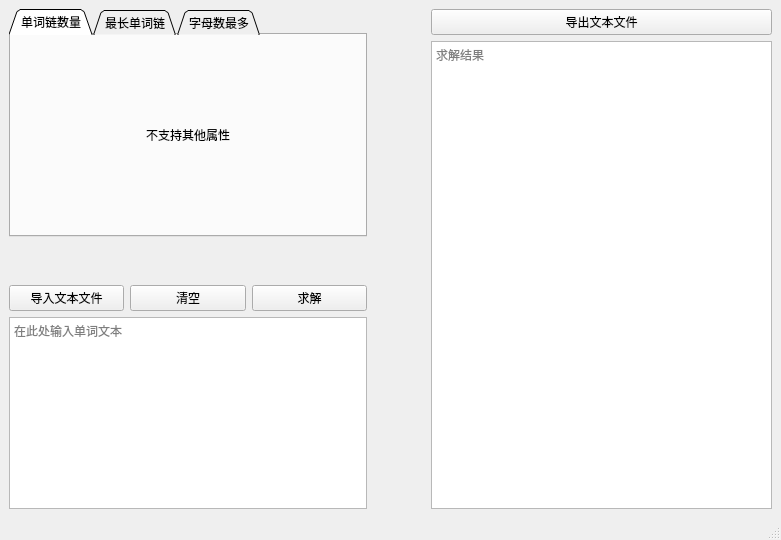
<?xml version="1.0" encoding="UTF-8"?>
<ui version="4.0">
 <class>MainWindow</class>
 <widget class="QMainWindow" name="MainWindow">
  <property name="geometry">
   <rect>
    <x>0</x>
    <y>0</y>
    <width>781</width>
    <height>540</height>
   </rect>
  </property>
  <property name="minimumSize">
   <size>
    <width>781</width>
    <height>540</height>
   </size>
  </property>
  <property name="maximumSize">
   <size>
    <width>915</width>
    <height>672</height>
   </size>
  </property>
  <property name="windowTitle">
   <string>MainWindow</string>
  </property>
  <widget class="QWidget" name="centralwidget">
   <layout class="QGridLayout" name="gridLayout">
    <item row="0" column="0">
     <layout class="QHBoxLayout" name="horizontalLayout_2">
      <item>
       <layout class="QVBoxLayout" name="verticalLayout_6">
        <item>
         <widget class="QTabWidget" name="tabWidget">
          <property name="contextMenuPolicy">
           <enum>Qt::DefaultContextMenu</enum>
          </property>
          <property name="layoutDirection">
           <enum>Qt::LeftToRight</enum>
          </property>
          <property name="tabShape">
           <enum>QTabWidget::Triangular</enum>
          </property>
          <property name="currentIndex">
           <number>0</number>
          </property>
          <widget class="QWidget" name="tab">
           <attribute name="title">
            <string>单词链数量</string>
           </attribute>
           <layout class="QVBoxLayout" name="verticalLayout_4">
            <item>
             <widget class="QLabel" name="label">
              <property name="minimumSize">
               <size>
                <width>336</width>
                <height>0</height>
               </size>
              </property>
              <property name="text">
               <string>不支持其他属性</string>
              </property>
              <property name="textFormat">
               <enum>Qt::AutoText</enum>
              </property>
              <property name="alignment">
               <set>Qt::AlignCenter</set>
              </property>
             </widget>
            </item>
           </layout>
          </widget>
          <widget class="QWidget" name="tab_2">
           <attribute name="title">
            <string>最长单词链</string>
           </attribute>
           <layout class="QVBoxLayout" name="verticalLayout_3">
            <item>
             <widget class="QLabel" name="w_h_label">
              <property name="text">
               <string>首字母限制</string>
              </property>
             </widget>
            </item>
            <item>
             <widget class="QComboBox" name="w_h_box">
              <item>
               <property name="text">
                <string>无</string>
               </property>
              </item>
              <item>
               <property name="text">
                <string>a</string>
               </property>
              </item>
              <item>
               <property name="text">
                <string>b</string>
               </property>
              </item>
              <item>
               <property name="text">
                <string>c</string>
               </property>
              </item>
              <item>
               <property name="text">
                <string>d</string>
               </property>
              </item>
              <item>
               <property name="text">
                <string>e</string>
               </property>
              </item>
              <item>
               <property name="text">
                <string>f</string>
               </property>
              </item>
              <item>
               <property name="text">
                <string>g</string>
               </property>
              </item>
              <item>
               <property name="text">
                <string>h</string>
               </property>
              </item>
              <item>
               <property name="text">
                <string>i</string>
               </property>
              </item>
              <item>
               <property name="text">
                <string>j</string>
               </property>
              </item>
              <item>
               <property name="text">
                <string>k</string>
               </property>
              </item>
              <item>
               <property name="text">
                <string>l</string>
               </property>
              </item>
              <item>
               <property name="text">
                <string>m</string>
               </property>
              </item>
              <item>
               <property name="text">
                <string>n</string>
               </property>
              </item>
              <item>
               <property name="text">
                <string>o</string>
               </property>
              </item>
              <item>
               <property name="text">
                <string>p</string>
               </property>
              </item>
              <item>
               <property name="text">
                <string>q</string>
               </property>
              </item>
              <item>
               <property name="text">
                <string>r</string>
               </property>
              </item>
              <item>
               <property name="text">
                <string>s</string>
               </property>
              </item>
              <item>
               <property name="text">
                <string>t</string>
               </property>
              </item>
              <item>
               <property name="text">
                <string>u</string>
               </property>
              </item>
              <item>
               <property name="text">
                <string>v</string>
               </property>
              </item>
              <item>
               <property name="text">
                <string>w</string>
               </property>
              </item>
              <item>
               <property name="text">
                <string>x</string>
               </property>
              </item>
              <item>
               <property name="text">
                <string>y</string>
               </property>
              </item>
              <item>
               <property name="text">
                <string>z</string>
               </property>
              </item>
             </widget>
            </item>
            <item>
             <widget class="QLabel" name="w_t_label">
              <property name="text">
               <string>尾字母限制</string>
              </property>
             </widget>
            </item>
            <item>
             <widget class="QComboBox" name="w_t_box">
              <item>
               <property name="text">
                <string>无</string>
               </property>
              </item>
              <item>
               <property name="text">
                <string>a</string>
               </property>
              </item>
              <item>
               <property name="text">
                <string>b</string>
               </property>
              </item>
              <item>
               <property name="text">
                <string>c</string>
               </property>
              </item>
              <item>
               <property name="text">
                <string>d</string>
               </property>
              </item>
              <item>
               <property name="text">
                <string>e</string>
               </property>
              </item>
              <item>
               <property name="text">
                <string>f</string>
               </property>
              </item>
              <item>
               <property name="text">
                <string>g</string>
               </property>
              </item>
              <item>
               <property name="text">
                <string>h</string>
               </property>
              </item>
              <item>
               <property name="text">
                <string>i</string>
               </property>
              </item>
              <item>
               <property name="text">
                <string>j</string>
               </property>
              </item>
              <item>
               <property name="text">
                <string>k</string>
               </property>
              </item>
              <item>
               <property name="text">
                <string>l</string>
               </property>
              </item>
              <item>
               <property name="text">
                <string>m</string>
               </property>
              </item>
              <item>
               <property name="text">
                <string>n</string>
               </property>
              </item>
              <item>
               <property name="text">
                <string>o</string>
               </property>
              </item>
              <item>
               <property name="text">
                <string>p</string>
               </property>
              </item>
              <item>
               <property name="text">
                <string>q</string>
               </property>
              </item>
              <item>
               <property name="text">
                <string>r</string>
               </property>
              </item>
              <item>
               <property name="text">
                <string>s</string>
               </property>
              </item>
              <item>
               <property name="text">
                <string>t</string>
               </property>
              </item>
              <item>
               <property name="text">
                <string>u</string>
               </property>
              </item>
              <item>
               <property name="text">
                <string>v</string>
               </property>
              </item>
              <item>
               <property name="text">
                <string>w</string>
               </property>
              </item>
              <item>
               <property name="text">
                <string>x</string>
               </property>
              </item>
              <item>
               <property name="text">
                <string>y</string>
               </property>
              </item>
              <item>
               <property name="text">
                <string>z</string>
               </property>
              </item>
             </widget>
            </item>
            <item>
             <widget class="QLabel" name="w_j_label">
              <property name="text">
               <string>拒绝首字母</string>
              </property>
             </widget>
            </item>
            <item>
             <widget class="QComboBox" name="w_j_box">
              <item>
               <property name="text">
                <string>无</string>
               </property>
              </item>
              <item>
               <property name="text">
                <string>a</string>
               </property>
              </item>
              <item>
               <property name="text">
                <string>b</string>
               </property>
              </item>
              <item>
               <property name="text">
                <string>c</string>
               </property>
              </item>
              <item>
               <property name="text">
                <string>d</string>
               </property>
              </item>
              <item>
               <property name="text">
                <string>e</string>
               </property>
              </item>
              <item>
               <property name="text">
                <string>f</string>
               </property>
              </item>
              <item>
               <property name="text">
                <string>g</string>
               </property>
              </item>
              <item>
               <property name="text">
                <string>h</string>
               </property>
              </item>
              <item>
               <property name="text">
                <string>i</string>
               </property>
              </item>
              <item>
               <property name="text">
                <string>j</string>
               </property>
              </item>
              <item>
               <property name="text">
                <string>k</string>
               </property>
              </item>
              <item>
               <property name="text">
                <string>l</string>
               </property>
              </item>
              <item>
               <property name="text">
                <string>m</string>
               </property>
              </item>
              <item>
               <property name="text">
                <string>n</string>
               </property>
              </item>
              <item>
               <property name="text">
                <string>o</string>
               </property>
              </item>
              <item>
               <property name="text">
                <string>p</string>
               </property>
              </item>
              <item>
               <property name="text">
                <string>q</string>
               </property>
              </item>
              <item>
               <property name="text">
                <string>r</string>
               </property>
              </item>
              <item>
               <property name="text">
                <string>s</string>
               </property>
              </item>
              <item>
               <property name="text">
                <string>t</string>
               </property>
              </item>
              <item>
               <property name="text">
                <string>u</string>
               </property>
              </item>
              <item>
               <property name="text">
                <string>v</string>
               </property>
              </item>
              <item>
               <property name="text">
                <string>w</string>
               </property>
              </item>
              <item>
               <property name="text">
                <string>x</string>
               </property>
              </item>
              <item>
               <property name="text">
                <string>y</string>
               </property>
              </item>
              <item>
               <property name="text">
                <string>z</string>
               </property>
              </item>
             </widget>
            </item>
            <item>
             <widget class="QCheckBox" name="w_r_check">
              <property name="text">
               <string>允许单词环</string>
              </property>
             </widget>
            </item>
           </layout>
          </widget>
          <widget class="QWidget" name="tab_3">
           <attribute name="title">
            <string>字母数最多</string>
           </attribute>
           <layout class="QVBoxLayout" name="verticalLayout">
            <item>
             <widget class="QLabel" name="c_h_label">
              <property name="text">
               <string>首字母限制</string>
              </property>
             </widget>
            </item>
            <item>
             <widget class="QComboBox" name="c_h_box">
              <item>
               <property name="text">
                <string>无</string>
               </property>
              </item>
              <item>
               <property name="text">
                <string>a</string>
               </property>
              </item>
              <item>
               <property name="text">
                <string>b</string>
               </property>
              </item>
              <item>
               <property name="text">
                <string>c</string>
               </property>
              </item>
              <item>
               <property name="text">
                <string>d</string>
               </property>
              </item>
              <item>
               <property name="text">
                <string>e</string>
               </property>
              </item>
              <item>
               <property name="text">
                <string>f</string>
               </property>
              </item>
              <item>
               <property name="text">
                <string>g</string>
               </property>
              </item>
              <item>
               <property name="text">
                <string>h</string>
               </property>
              </item>
              <item>
               <property name="text">
                <string>i</string>
               </property>
              </item>
              <item>
               <property name="text">
                <string>j</string>
               </property>
              </item>
              <item>
               <property name="text">
                <string>k</string>
               </property>
              </item>
              <item>
               <property name="text">
                <string>l</string>
               </property>
              </item>
              <item>
               <property name="text">
                <string>m</string>
               </property>
              </item>
              <item>
               <property name="text">
                <string>n</string>
               </property>
              </item>
              <item>
               <property name="text">
                <string>o</string>
               </property>
              </item>
              <item>
               <property name="text">
                <string>p</string>
               </property>
              </item>
              <item>
               <property name="text">
                <string>q</string>
               </property>
              </item>
              <item>
               <property name="text">
                <string>r</string>
               </property>
              </item>
              <item>
               <property name="text">
                <string>s</string>
               </property>
              </item>
              <item>
               <property name="text">
                <string>t</string>
               </property>
              </item>
              <item>
               <property name="text">
                <string>u</string>
               </property>
              </item>
              <item>
               <property name="text">
                <string>v</string>
               </property>
              </item>
              <item>
               <property name="text">
                <string>w</string>
               </property>
              </item>
              <item>
               <property name="text">
                <string>x</string>
               </property>
              </item>
              <item>
               <property name="text">
                <string>y</string>
               </property>
              </item>
              <item>
               <property name="text">
                <string>z</string>
               </property>
              </item>
             </widget>
            </item>
            <item>
             <widget class="QLabel" name="c_t_label">
              <property name="text">
               <string>尾字母限制</string>
              </property>
             </widget>
            </item>
            <item>
             <widget class="QComboBox" name="c_t_box">
              <item>
               <property name="text">
                <string>无</string>
               </property>
              </item>
              <item>
               <property name="text">
                <string>a</string>
               </property>
              </item>
              <item>
               <property name="text">
                <string>b</string>
               </property>
              </item>
              <item>
               <property name="text">
                <string>c</string>
               </property>
              </item>
              <item>
               <property name="text">
                <string>d</string>
               </property>
              </item>
              <item>
               <property name="text">
                <string>e</string>
               </property>
              </item>
              <item>
               <property name="text">
                <string>f</string>
               </property>
              </item>
              <item>
               <property name="text">
                <string>g</string>
               </property>
              </item>
              <item>
               <property name="text">
                <string>h</string>
               </property>
              </item>
              <item>
               <property name="text">
                <string>i</string>
               </property>
              </item>
              <item>
               <property name="text">
                <string>j</string>
               </property>
              </item>
              <item>
               <property name="text">
                <string>k</string>
               </property>
              </item>
              <item>
               <property name="text">
                <string>l</string>
               </property>
              </item>
              <item>
               <property name="text">
                <string>m</string>
               </property>
              </item>
              <item>
               <property name="text">
                <string>n</string>
               </property>
              </item>
              <item>
               <property name="text">
                <string>o</string>
               </property>
              </item>
              <item>
               <property name="text">
                <string>p</string>
               </property>
              </item>
              <item>
               <property name="text">
                <string>q</string>
               </property>
              </item>
              <item>
               <property name="text">
                <string>r</string>
               </property>
              </item>
              <item>
               <property name="text">
                <string>s</string>
               </property>
              </item>
              <item>
               <property name="text">
                <string>t</string>
               </property>
              </item>
              <item>
               <property name="text">
                <string>u</string>
               </property>
              </item>
              <item>
               <property name="text">
                <string>v</string>
               </property>
              </item>
              <item>
               <property name="text">
                <string>w</string>
               </property>
              </item>
              <item>
               <property name="text">
                <string>x</string>
               </property>
              </item>
              <item>
               <property name="text">
                <string>y</string>
               </property>
              </item>
              <item>
               <property name="text">
                <string>z</string>
               </property>
              </item>
             </widget>
            </item>
            <item>
             <widget class="QLabel" name="c_j_label">
              <property name="text">
               <string>拒绝首字母</string>
              </property>
             </widget>
            </item>
            <item>
             <widget class="QComboBox" name="c_j_box">
              <item>
               <property name="text">
                <string>无</string>
               </property>
              </item>
              <item>
               <property name="text">
                <string>a</string>
               </property>
              </item>
              <item>
               <property name="text">
                <string>b</string>
               </property>
              </item>
              <item>
               <property name="text">
                <string>c</string>
               </property>
              </item>
              <item>
               <property name="text">
                <string>d</string>
               </property>
              </item>
              <item>
               <property name="text">
                <string>e</string>
               </property>
              </item>
              <item>
               <property name="text">
                <string>f</string>
               </property>
              </item>
              <item>
               <property name="text">
                <string>g</string>
               </property>
              </item>
              <item>
               <property name="text">
                <string>h</string>
               </property>
              </item>
              <item>
               <property name="text">
                <string>i</string>
               </property>
              </item>
              <item>
               <property name="text">
                <string>j</string>
               </property>
              </item>
              <item>
               <property name="text">
                <string>k</string>
               </property>
              </item>
              <item>
               <property name="text">
                <string>l</string>
               </property>
              </item>
              <item>
               <property name="text">
                <string>m</string>
               </property>
              </item>
              <item>
               <property name="text">
                <string>n</string>
               </property>
              </item>
              <item>
               <property name="text">
                <string>o</string>
               </property>
              </item>
              <item>
               <property name="text">
                <string>p</string>
               </property>
              </item>
              <item>
               <property name="text">
                <string>q</string>
               </property>
              </item>
              <item>
               <property name="text">
                <string>r</string>
               </property>
              </item>
              <item>
               <property name="text">
                <string>s</string>
               </property>
              </item>
              <item>
               <property name="text">
                <string>t</string>
               </property>
              </item>
              <item>
               <property name="text">
                <string>u</string>
               </property>
              </item>
              <item>
               <property name="text">
                <string>v</string>
               </property>
              </item>
              <item>
               <property name="text">
                <string>w</string>
               </property>
              </item>
              <item>
               <property name="text">
                <string>x</string>
               </property>
              </item>
              <item>
               <property name="text">
                <string>y</string>
               </property>
              </item>
              <item>
               <property name="text">
                <string>z</string>
               </property>
              </item>
             </widget>
            </item>
            <item>
             <widget class="QCheckBox" name="c_r_check">
              <property name="text">
               <string>允许单词环</string>
              </property>
             </widget>
            </item>
           </layout>
          </widget>
         </widget>
        </item>
        <item>
         <spacer name="verticalSpacer">
          <property name="orientation">
           <enum>Qt::Vertical</enum>
          </property>
          <property name="sizeHint" stdset="0">
           <size>
            <width>78</width>
            <height>40</height>
           </size>
          </property>
         </spacer>
        </item>
        <item>
         <layout class="QVBoxLayout" name="verticalLayout_5">
          <item>
           <layout class="QHBoxLayout" name="horizontalLayout">
            <item>
             <widget class="QPushButton" name="import_txt_button">
              <property name="text">
               <string>导入文本文件</string>
              </property>
             </widget>
            </item>
            <item>
             <widget class="QPushButton" name="clear_button">
              <property name="text">
               <string>清空</string>
              </property>
             </widget>
            </item>
            <item>
             <widget class="QPushButton" name="solve_button">
              <property name="text">
               <string>求解</string>
              </property>
             </widget>
            </item>
           </layout>
          </item>
          <item>
           <widget class="QTextEdit" name="self">
            <property name="html">
             <string>&lt;!DOCTYPE HTML PUBLIC &quot;-//W3C//DTD HTML 4.0//EN&quot; &quot;http://www.w3.org/TR/REC-html40/strict.dtd&quot;&gt;
&lt;html&gt;&lt;head&gt;&lt;meta name=&quot;qrichtext&quot; content=&quot;1&quot; /&gt;&lt;style type=&quot;text/css&quot;&gt;
p, li { white-space: pre-wrap; }
&lt;/style&gt;&lt;/head&gt;&lt;body style=&quot; font-family:'SimSun'; font-size:9pt; font-weight:400; font-style:normal;&quot;&gt;
&lt;p style=&quot;-qt-paragraph-type:empty; margin-top:0px; margin-bottom:0px; margin-left:0px; margin-right:0px; -qt-block-indent:0; text-indent:0px;&quot;&gt;&lt;br /&gt;&lt;/p&gt;&lt;/body&gt;&lt;/html&gt;</string>
            </property>
            <property name="placeholderText">
             <string>在此处输入单词文本</string>
            </property>
           </widget>
          </item>
         </layout>
        </item>
       </layout>
      </item>
      <item>
       <spacer name="horizontalSpacer">
        <property name="orientation">
         <enum>Qt::Horizontal</enum>
        </property>
        <property name="sizeHint" stdset="0">
         <size>
          <width>40</width>
          <height>20</height>
         </size>
        </property>
       </spacer>
      </item>
      <item>
       <layout class="QVBoxLayout" name="verticalLayout_2">
        <item>
         <widget class="QPushButton" name="export_txt_button">
          <property name="minimumSize">
           <size>
            <width>341</width>
            <height>21</height>
           </size>
          </property>
          <property name="text">
           <string>导出文本文件</string>
          </property>
         </widget>
        </item>
        <item>
         <widget class="QTextEdit" name="output_text">
          <property name="placeholderText">
           <string>求解结果</string>
          </property>
         </widget>
        </item>
       </layout>
      </item>
     </layout>
    </item>
   </layout>
  </widget>
  <widget class="QMenuBar" name="menubar">
   <property name="geometry">
    <rect>
     <x>0</x>
     <y>0</y>
     <width>781</width>
     <height>22</height>
    </rect>
   </property>
  </widget>
  <widget class="QStatusBar" name="statusbar"/>
 </widget>
 <resources/>
 <connections/>
</ui>
